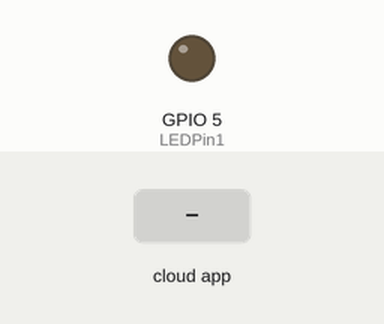
Recording of a sketch running on a simulated ESP8266 (NodeMCU). Parts: output pins drawn as LEDs (lit = HIGH). The inputs (shaded band) are chosen by the test bench. WiFi joins after 1.5 s; servers stay silent unless stated; what the sketch prints to the serial monitor is not drawn.

Above: at 2.7 s.
2.8 s: the phone or cloud app sets light to 255
At 3.9 s:
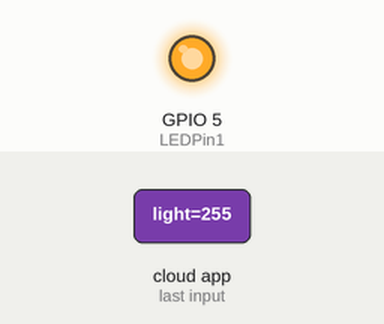
4.3 s: the phone or cloud app sets light to 0
At 5.0 s:
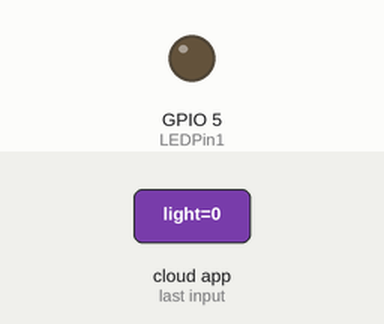
Timing chart, 0 to 7.3 s (numbered marks = the images above; inputs shaded):
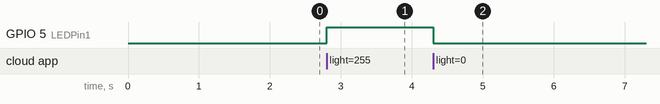

The sketch:

LED_CONTROL_BY_ALEXA.ino
```cpp
#ifdef ARDUINO_ARCH_ESP32
#include <WiFi.h>
#else
#include <ESP8266WiFi.h>
#endif
#include <Espalexa.h>
// define the GPIO connected with ledpin

#define LEDPin1 5  //D1

// prototypes
boolean connectWifi();

//callback functions
void firstLightChanged(uint8_t brightness);

// WiFi Credentials
const char* ssid = "YOUR WIFI NAME";  // WIFI NAME
const char* password = "YOUR WIFI PASSWORD"; // WIFI PASSWORD

// device names
String Device_1_Name = "light";  // GIVE THE NAME OF THE DEVICE

boolean wifiConnected = false;

Espalexa espalexa;

void setup()
{
  Serial.begin(115200);

  pinMode(LEDPin1, OUTPUT);

  // Initialise wifi connection
  wifiConnected = connectWifi();

  if (wifiConnected)
  {
    // Define your devices here.
    espalexa.addDevice(Device_1_Name, firstLightChanged); //TO CONNECT THIS DEVICE TO THE ALEXA MOBILE APP/ECHO DOT IF WIFI IS CONNECTED
    espalexa.begin();
  }
  else
  {
    while (1)
    {
      Serial.println("Cannot connect to WiFi. Please check data and reset the ESP.");
      delay(2500);
    }
  }
}

void loop()
{
  espalexa.loop();
  delay(1);
}

//our callback functions
void firstLightChanged(uint8_t brightness)
{
  //Control the device
  if (brightness == 255)
    {
      digitalWrite(LEDPin1, HIGH);
      Serial.println("Device1 ON");
    }
  else
  {
    digitalWrite(LEDPin1, LOW);
    Serial.println("Device1 OFF");
  }
}
// connect to wifi – returns true if successful or false if not
boolean connectWifi()
{
  boolean state = true;
  int i = 0;

  WiFi.mode(WIFI_STA);
  WiFi.begin(ssid, password);
  Serial.println("");
  Serial.println("Connecting to WiFi");

  // Wait for connection
  Serial.print("Connecting...");
  while (WiFi.status() != WL_CONNECTED) {
    delay(500);
    Serial.print(".");
    if (i > 20) {
      state = false; break;
    }
    i++;
  }
  Serial.println("");
  if (state) {
    Serial.print("Connected to ");
    Serial.println(ssid);
    Serial.print("IP address: ");
    Serial.println(WiFi.localIP());
  }
  else {
    Serial.println("Connection failed.");
  }
  return state;
}
```

Measured:
- after the input at 2.8 s, GPIO 5 (LEDPin1): LOW → HIGH at once
- after the input at 4.3 s, GPIO 5 (LEDPin1): HIGH → LOW at once
